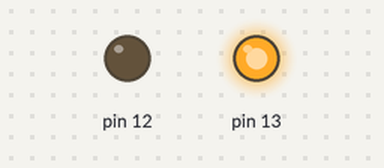
A sketch run on a simulated Arduino Uno, built with avr-gcc and run on an emulated ATmega328P. On the bench: output pins drawn as LEDs (lit = HIGH).

Above: at 0.5 s.
At 4.9 s:
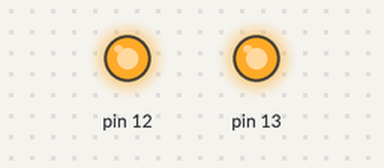
At 11.4 s:
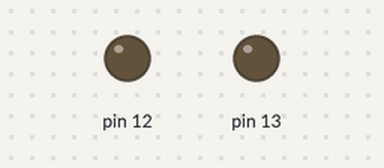
At 14.4 s:
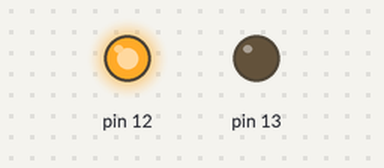
Timing chart, 0 to 19.5 s (numbered marks = the images above):
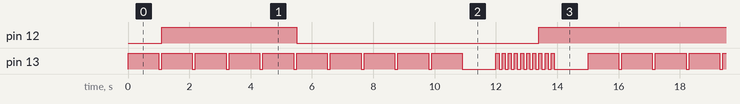

Measured:
- by itself, pin 12: repeats every 15.0 s: LOW 7.9 s, HIGH 7.1 s
- by itself, pin 13: moves between LOW and HIGH, repeating every 15.0 s

The sketch:

_2222.ino
```cpp
#include <parpadeo.h>

parpadeo flash1;
int dutty=0;

void setup(){}
void loop(){
for(int i=0;i<10;i++){
flash1.parpadear(13,1000,100);
dutty=map(i,9,0,0,200);
flash1.state(12,dutty);
}
delay(1000);
for(int i=0;i<10;i++){
flash1.parpadear(13,100,100);
dutty=map(i,0,9,0,200);
flash1.state(12,dutty);
}
delay(1000);
}
```
